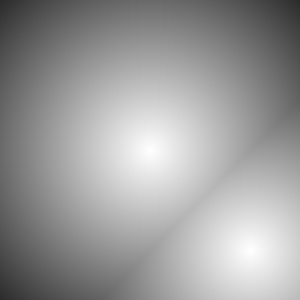
#> input picture IMGS/generated.jpg, 300 x 300 px; its folder holds 6 pictures in this run
$ python exportGradients.py   (older library calls are emulated)
#> lines starting #> are read from the running program, lines starting #| are printed output that depends on the picture
### main.py
import cv2 as cv
import numpy as np
import math
#import matplotlib.pxplot as plot

def getImgGrayscale(url):
    return cv.imread(url, 0).astype(np.float)

def createImg(width, height):
    return np.zeros((height, width, 1), dtype="float")

def sqr(val):
    return pow(val, 2)

def xor(bool1, bool2):
    return bool1 ^ bool2


def addNeumannBorder(img, size):
    return cv.copyMakeBorder(img, size, size, size, size, cv.BORDER_REPLICATE)

def scale0to250(img):
    with np.nditer(img, op_flags=['readwrite']) as it:
        for x in it:
            x[...] = x+125.0

# [17 lines left out: function hessian, not called in this run]


def getEigenValues(mat2x2):
    return np.linalg.eigvals(mat2x2)


def gradient(src):
    width = np.size(src, 0)
    height = np.size(src, 1)
    #gy = np.zeros((width, height))
    gy = createImg(height, width)
    gx = createImg(height, width)
    #gx = np.zeros((width, height))

    for y in range(1, width-2):
        for x in range(1, height-2):
            gx[y, x] = (float(src[y, x+1]) - float(src[y, x-1]))/2.0
            gy[y, x] = (float(src[y + 1, x]) - float(src[y - 1, x])) / 2.0
            #if abs(gy[x,y]) <= 0.5 or abs(gx[x,y]) <= 0.5:
                #print(str(src[x+1, y]) + "-" + str(src[x-1, y]))
                #print(str(src[x, y+1]) + "-" + str(src[x, y-1]))

    return gx, gy


# [10 lines left out: function magnitude, not called in this run]


def sqr_magnitude(gy, gx):
    width = np.size(gy, 0)
    height = np.size(gy, 1)
    res = gy.copy()

    for y in range(1, width - 2):
        for x in range(1, height - 2):
            res[y, x] = sqr(gy[y, x]) + sqr(gx[y, x])

    return res


def almostEqual(v1, v2):
    if abs(v2 - v1) <= 0.00000000001:
        return True
    return False


def areLinearlyDependant(val1y, val2y, val1x, val2x):

    if val2y == 0 or val2x == 0:
        if val1y == 0 and val1x == 0 and val2y == 0 and val2x == 0:
            return 0
    elif almostEqual(-val1y / val2y, -val1x/val2x):
        if includeNulLambda or not(almostEqual(-val1y / val2y, 0)):
            return 2

    if val1y == 0 or val1x == 0:
        if val2y == 0 and val2x == 0 and val1y == 0 and val1x == 0:
            return 1
    elif almostEqual(-val2y / val1y, -val2x / val1x):
        if includeNulLambda or not(almostEqual(-val2y / val1y, 0)):
            return 2
    return -1


# [23 lines left out: functions getABCvalues, isLambdaLinear, not called in this run]


def getJacobi(f, g):
    width = np.size(f, 0)
    height = np.size(f, 1)
    res = list()
    resZeroG = list()
    resZeroSGM = list()

    fy, fx = gradient(f)
    gy, gx = gradient(g)
    for y in range(1, width - 2):
        for x in range(1, height - 2):
            linearity = areLinearlyDependant(fy[y, x], gy[y, x], fx[y, x], gx[y, x])
            if linearity == 2:
                res.append([y, x])

            if linearity == 1:
                resZeroG.append([y, x])

            if linearity == 0:
                resZeroSGM.append([y, x])

    return res, resZeroG, resZeroSGM


def pointsOnImg(src, pointlist, pointlistG, pointlistSGM):
    res = src.copy()
    for pt in pointlist:
        cv.circle(res, (pt[0], pt[1]), 2, (0,0,255),-1)

    if enableZeroG:
        for pt in pointlistG:
            cv.circle(res, (pt[0], pt[1]), 2, (0, 255, 0), -1)

        for pt in pointlistSGM:
            cv.circle(res, (pt[0], pt[1]), 2, (255, 0, 0), -1)

    return res


def computeCritical(listImg):
    for imgPath in listImg:
        print("Starting computation for "+imgPath)
        img = getImgGrayscale(path+imgPath)
        orig = cv.imread(path+imgPath)
        img = addNeumannBorder(img, 1)
        iGy, iGx = gradient(img)
        #iGm = magnitude(iGy, iGx)

        gfunc = sqr_magnitude(iGy, iGx)

        jacoList, jacoZeroG, jacoZeroSGM = getJacobi(img, gfunc)
        jMars = pointsOnImg(orig, jacoList, jacoZeroG, jacoZeroSGM)
        cv.imwrite(path+"cmp_criticals_"+imgPath, jMars)
        #cv.imwrite(path+"gray_"+imgPath, img)
        print(imgPath+" complete !")


def _main():
    global path
    global enableZeroG
    global includeNulLambda
    #path = "/home/sebastien/Documents/MUNI/IMGS/RV-Graph/"
    path = "./IMGS/"

    enableZeroG = False;
    includeNulLambda = True;

    imglist = ["generated.jpg"]
    #imglist.append("gray_binary_fingerprint.jpg")
    #imglist.append("gray_earth.jpg")
    #imglist.append("gray_brain.jpg")

    computeCritical(imglist)
#> in computeCritical, orig is the input picture: shape (300, 300, 3); min 43, max 255, mean 155.4
#> in gradient, `width = np.size(src, 0)`: width = 302
#> in gradient, `gy = createImg(height, width)`: gy: shape (302, 302, 1) float64; every value is 0
#> after the loop in gradient, `for y in range(1, width-2):`:
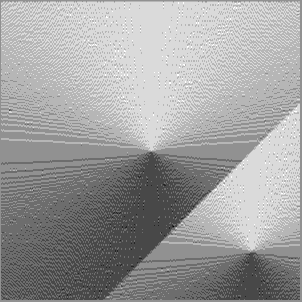
#> gy: shape (302, 302, 1) float64; min -2, max 1.5, mean 0.182; drawn with min black and max white
#> after the loop in sqr_magnitude, `for y in range(1, width - 2):`:
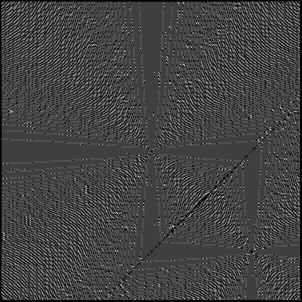
#> res: shape (302, 302, 1) float64; min 0, max 4, mean 1.06; drawn with min black and max white
#> after the loop in gradient (call 3), `for y in range(1, width-2):`:
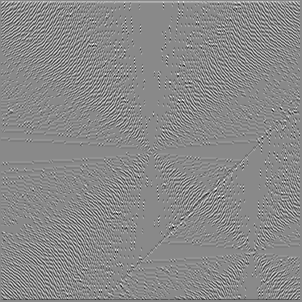
#> gy: shape (302, 302, 1) float64; min -1.75, max 1.5, mean 0.00108; drawn with min black and max white
#> after the loop in getJacobi, `for y in range(1, width - 2):`: res = 19451 pairs, first value 1 to 299, second value 1 to 299; resZeroG = []; resZeroSGM = [[151, 151], [189, 213], [196, 206], [218, 184], [241, 161]]
#> in computeCritical, `jacoList, jacoZeroG, jacoZeroSGM = getJacobi(img, gfunc)`: jacoList has the same summary as res in getJacobi; jacoZeroG = []; jacoZeroSGM has the same summary as resZeroSGM in getJacobi
#> the loop in pointsOnImg, `for pt in pointlist:` made 19451 passes
#> pt on passes 1 to 3: [1, 268], [1, 299], [2, 6]
#> after the loop in pointsOnImg, `for pt in pointlist:`:
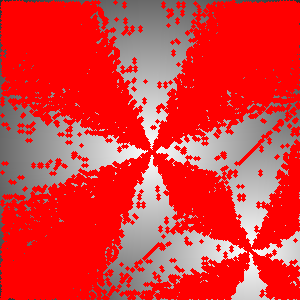
#> res: shape (300, 300, 3); mean B, G, R 57.3, 57.3, 224.1
    #cv.waitKey(0)
    #cv.destroyAllWindows()


_main()

### exportGradients.py
import cv2 as cv
import numpy as np
import math
from main import *


def createGradients(listImg):
    for imgPath in listImg:
        print("Starting computation for "+imgPath)
        img = getImgGrayscale(path+imgPath)
#> call 2 of getImgGrayscale, with url = './IMGS/ellipses_generated.jpg'
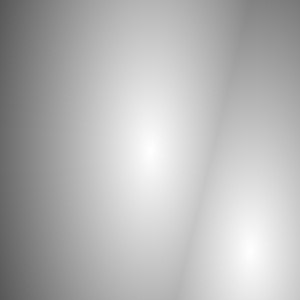
#> input picture IMGS/ellipses_generated.jpg, 300 x 300 px
        orig = cv.imread(path+imgPath)
        img = addNeumannBorder(img, 1)

        width = np.size(img, 0)
        height = np.size(img, 1)

        iGx, iGy = gradient(img)

        scale0to250(iGx)
        scale0to250(iGy)

        cv.imwrite(path + "x_gradient_" + imgPath, iGx)
        cv.imwrite(path + "y_gradient_" + imgPath, iGy)
        cv.imwrite(path + "validator_" + imgPath, img)

        # [6 lines of commented-out code are left out]

        print(imgPath + " complete !")

def _main():
    global path
    # path = "/home/sebastien/Documents/MUNI/IMGS/RV-Graph/"
    path = "./IMGS/"

    imglist = []
    # imglist.append("circular.jpg")
    #imglist.append("smooth_lena.jpg")
    imglist.append("ellipses_generated.jpg")
    # [4 lines of commented-out code are left out]

    createGradients(imglist)
#> in createGradients, orig is the input picture: shape (300, 300, 3); min 87, max 255, mean 182.2
#> in createGradients, `width = np.size(img, 0)`: width = 302
#> after the loop in gradient (call 4), `for y in range(1, width-2):`:
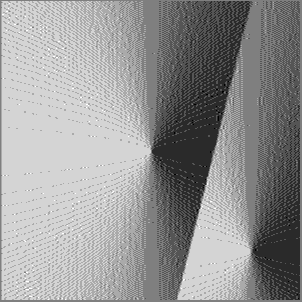
#> gx: shape (302, 302, 1) float64; min -1.5, max 1.5, mean 0.257; drawn with min black and max white
#> after the loop in gradient (call 4), `for y in range(1, width-2):`:
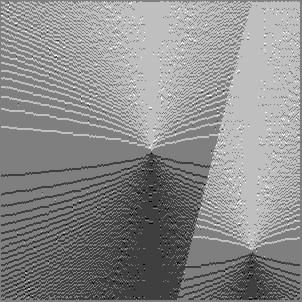
#> gy: shape (302, 302, 1) float64; min -1, max 1, mean 0.0931; drawn with min black and max white


_main()
